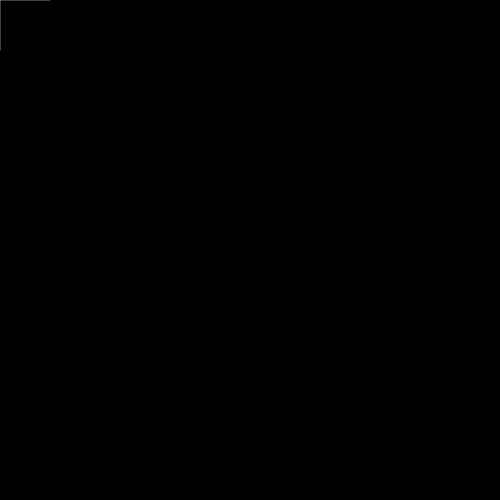
Frame 1 (no input)
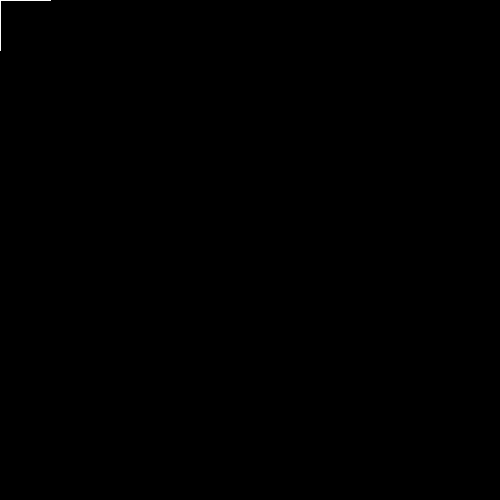
Frame 60 (no input)
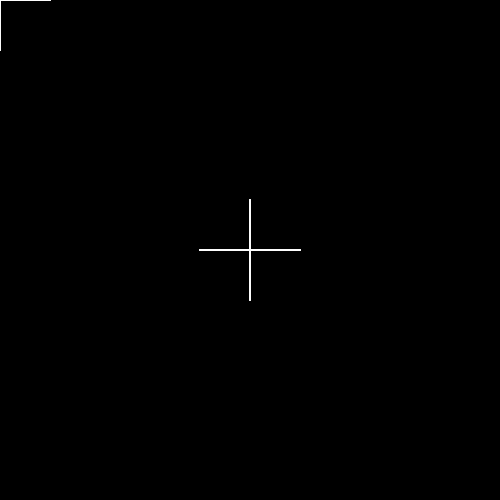
Frame 120 (the mouse pressed at the canvas centre since frame 60)

The p5.js sketch that drew these frames (run headless with seeded random() and noise() and a simulated clock; from frame 60 on, the mouse is pressed at the canvas centre):

// p5.js sketch
// ── sketch.js
function setup(){
    createCanvas(500,500);
    background(0);
    noFill();
}
function draw(){
    stroke(255);
    strokeWeight(0.5);
    line(mouseX-50,mouseY,mouseX+50,mouseY);
    line(mouseX,mouseY-50,mouseX,mouseY+50);
}
